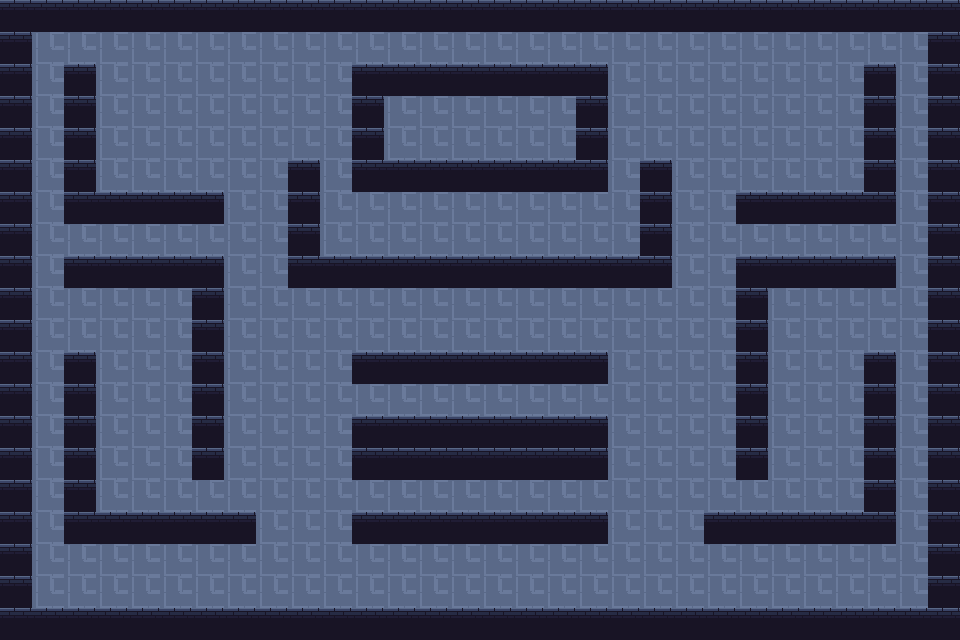

Tiled map render using the project's own tile images. Description and the whole map definition, tile-layer contents included, below:
An orthogonal 30x20 tile map with 32x32 px tiles, 3 tile layers (frame, collisions, floor).

<map version="1.10" tiledversion="1.10.2" orientation="orthogonal" renderorder="right-down" width="30" height="20" tilewidth="32" tileheight="32" infinite="0" nextlayerid="4" nextobjectid="1">
 <tileset firstgid="1" source="my-realmap.tsx" />
 <layer id="1" name="frame" width="30" height="20">
  <data encoding="csv">
66,66,66,66,66,66,66,66,66,66,66,66,66,66,66,66,66,66,66,66,66,66,66,66,66,66,66,66,66,66,
66,0,0,0,0,0,0,0,0,0,0,0,0,0,0,0,0,0,0,0,0,0,0,0,0,0,0,0,0,66,
66,0,0,0,0,0,0,0,0,0,0,0,0,0,0,0,0,0,0,0,0,0,0,0,0,0,0,0,0,66,
66,0,0,0,0,0,0,0,0,0,0,0,0,0,0,0,0,0,0,0,0,0,0,0,0,0,0,0,0,66,
66,0,0,0,0,0,0,0,0,0,0,0,0,0,0,0,0,0,0,0,0,0,0,0,0,0,0,0,0,66,
66,0,0,0,0,0,0,0,0,0,0,0,0,0,0,0,0,0,0,0,0,0,0,0,0,0,0,0,0,66,
66,0,0,0,0,0,0,0,0,0,0,0,0,0,0,0,0,0,0,0,0,0,0,0,0,0,0,0,0,66,
66,0,0,0,0,0,0,0,0,0,0,0,0,0,0,0,0,0,0,0,0,0,0,0,0,0,0,0,0,66,
66,0,0,0,0,0,0,0,0,0,0,0,0,0,0,0,0,0,0,0,0,0,0,0,0,0,0,0,0,66,
66,0,0,0,0,0,0,0,0,0,0,0,0,0,0,0,0,0,0,0,0,0,0,0,0,0,0,0,0,66,
66,0,0,0,0,0,0,0,0,0,0,0,0,0,0,0,0,0,0,0,0,0,0,0,0,0,0,0,0,66,
66,0,0,0,0,0,0,0,0,0,0,0,0,0,0,0,0,0,0,0,0,0,0,0,0,0,0,0,0,66,
66,0,0,0,0,0,0,0,0,0,0,0,0,0,0,0,0,0,0,0,0,0,0,0,0,0,0,0,0,66,
66,0,0,0,0,0,0,0,0,0,0,0,0,0,0,0,0,0,0,0,0,0,0,0,0,0,0,0,0,66,
66,0,0,0,0,0,0,0,0,0,0,0,0,0,0,0,0,0,0,0,0,0,0,0,0,0,0,0,0,66,
66,0,0,0,0,0,0,0,0,0,0,0,0,0,0,0,0,0,0,0,0,0,0,0,0,0,0,0,0,66,
66,0,0,0,0,0,0,0,0,0,0,0,0,0,0,0,0,0,0,0,0,0,0,0,0,0,0,0,0,66,
66,0,0,0,0,0,0,0,0,0,0,0,0,0,0,0,0,0,0,0,0,0,0,0,0,0,0,0,0,66,
66,0,0,0,0,0,0,0,0,0,0,0,0,0,0,0,0,0,0,0,0,0,0,0,0,0,0,0,0,66,
66,66,66,66,66,66,66,66,66,66,66,66,66,66,66,66,66,66,66,66,66,66,66,66,66,66,66,66,66,66
</data>
 </layer>
 <layer id="2" name="collisions" width="30" height="20">
  <data encoding="csv">
0,0,0,0,0,0,0,0,0,0,0,0,0,0,0,0,0,0,0,0,0,0,0,0,0,0,0,0,0,0,
0,0,0,0,0,0,0,0,0,0,0,0,0,0,0,0,0,0,0,0,0,0,0,0,0,0,0,0,0,0,
0,0,66,0,0,0,0,0,0,0,0,66,66,66,66,66,66,66,66,0,0,0,0,0,0,0,0,66,0,0,
0,0,66,0,0,0,0,0,0,0,0,66,0,0,0,0,0,0,66,0,0,0,0,0,0,0,0,66,0,0,
0,0,66,0,0,0,0,0,0,0,0,66,0,0,0,0,0,0,66,0,0,0,0,0,0,0,0,66,0,0,
0,0,66,0,0,0,0,0,0,66,0,66,66,66,66,66,66,66,66,0,66,0,0,0,0,0,0,66,0,0,
0,0,66,66,66,66,66,0,0,66,0,0,0,0,0,0,0,0,0,0,66,0,0,66,66,66,66,66,0,0,
0,0,0,0,0,0,0,0,0,66,0,0,0,0,0,0,0,0,0,0,66,0,0,0,0,0,0,0,0,0,
0,0,66,66,66,66,66,0,0,66,66,66,66,66,66,66,66,66,66,66,66,0,0,66,66,66,66,66,0,0,
0,0,0,0,0,0,66,0,0,0,0,0,0,0,0,0,0,0,0,0,0,0,0,66,0,0,0,0,0,0,
0,0,0,0,0,0,66,0,0,0,0,0,0,0,0,0,0,0,0,0,0,0,0,66,0,0,0,0,0,0,
0,0,66,0,0,0,66,0,0,0,0,66,66,66,66,66,66,66,66,0,0,0,0,66,0,0,0,66,0,0,
0,0,66,0,0,0,66,0,0,0,0,0,0,0,0,0,0,0,0,0,0,0,0,66,0,0,0,66,0,0,
0,0,66,0,0,0,66,0,0,0,0,66,66,66,66,66,66,66,66,0,0,0,0,66,0,0,0,66,0,0,
0,0,66,0,0,0,66,0,0,0,0,66,66,66,66,66,66,66,66,0,0,0,0,66,0,0,0,66,0,0,
0,0,66,0,0,0,0,0,0,0,0,0,0,0,0,0,0,0,0,0,0,0,0,0,0,0,0,66,0,0,
0,0,66,66,66,66,66,66,0,0,0,66,66,66,66,66,66,66,66,0,0,0,66,66,66,66,66,66,0,0,
0,0,0,0,0,0,0,0,0,0,0,0,0,0,0,0,0,0,0,0,0,0,0,0,0,0,0,0,0,0,
0,0,0,0,0,0,0,0,0,0,0,0,0,0,0,0,0,0,0,0,0,0,0,0,0,0,0,0,0,0,
0,0,0,0,0,0,0,0,0,0,0,0,0,0,0,0,0,0,0,0,0,0,0,0,0,0,0,0,0,0
</data>
 </layer>
 <layer id="3" name="floor" width="30" height="20">
  <data encoding="csv">
0,0,0,0,0,0,0,0,0,0,0,0,0,0,0,0,0,0,0,0,0,0,0,0,0,0,0,0,0,0,
0,69,69,69,69,69,69,69,69,69,69,69,69,69,69,69,69,69,69,69,69,69,69,69,69,69,69,69,69,0,
0,69,0,69,69,69,69,69,69,69,69,0,0,0,0,0,0,0,0,69,69,69,69,69,69,69,69,0,69,0,
0,69,0,69,69,69,69,69,69,69,69,0,69,69,69,69,69,69,0,69,69,69,69,69,69,69,69,0,69,0,
0,69,0,69,69,69,69,69,69,69,69,0,69,69,69,69,69,69,0,69,69,69,69,69,69,69,69,0,69,0,
0,69,0,69,69,69,69,69,69,0,69,0,0,0,0,0,0,0,0,69,0,69,69,69,69,69,69,0,69,0,
0,69,0,0,0,0,0,69,69,0,69,69,69,69,69,69,69,69,69,69,0,69,69,0,0,0,0,0,69,0,
0,69,69,69,69,69,69,69,69,0,69,69,69,69,69,69,69,69,69,69,0,69,69,69,69,69,69,69,69,0,
0,69,0,0,0,0,0,69,69,0,0,0,0,0,0,0,0,0,0,0,0,69,69,0,0,0,0,0,69,0,
0,69,69,69,69,69,0,69,69,69,69,69,69,69,69,69,69,69,69,69,69,69,69,0,69,69,69,69,69,0,
0,69,69,69,69,69,0,69,69,69,69,69,69,69,69,69,69,69,69,69,69,69,69,0,69,69,69,69,69,0,
0,69,0,69,69,69,0,69,69,69,69,0,0,0,0,0,0,0,0,69,69,69,69,0,69,69,69,0,69,0,
0,69,0,69,69,69,0,69,69,69,69,69,69,69,69,69,69,69,69,69,69,69,69,0,69,69,69,0,69,0,
0,69,0,69,69,69,0,69,69,69,69,0,0,0,0,0,0,0,0,69,69,69,69,0,69,69,69,0,69,0,
0,69,0,69,69,69,0,69,69,69,69,0,0,0,0,0,0,0,0,69,69,69,69,0,69,69,69,0,69,0,
0,69,0,69,69,69,69,69,69,69,69,69,69,69,69,69,69,69,69,69,69,69,69,69,69,69,69,0,69,0,
0,69,0,0,0,0,0,0,69,69,69,0,0,0,0,0,0,0,0,69,69,69,0,0,0,0,0,0,69,0,
0,69,69,69,69,69,69,69,69,69,69,69,69,69,69,69,69,69,69,69,69,69,69,69,69,69,69,69,69,0,
0,69,69,69,69,69,69,69,69,69,69,69,69,69,69,69,69,69,69,69,69,69,69,69,69,69,69,69,69,0,
0,0,0,0,0,0,0,0,0,0,0,0,0,0,0,0,0,0,0,0,0,0,0,0,0,0,0,0,0,0
</data>
 </layer>
</map>
